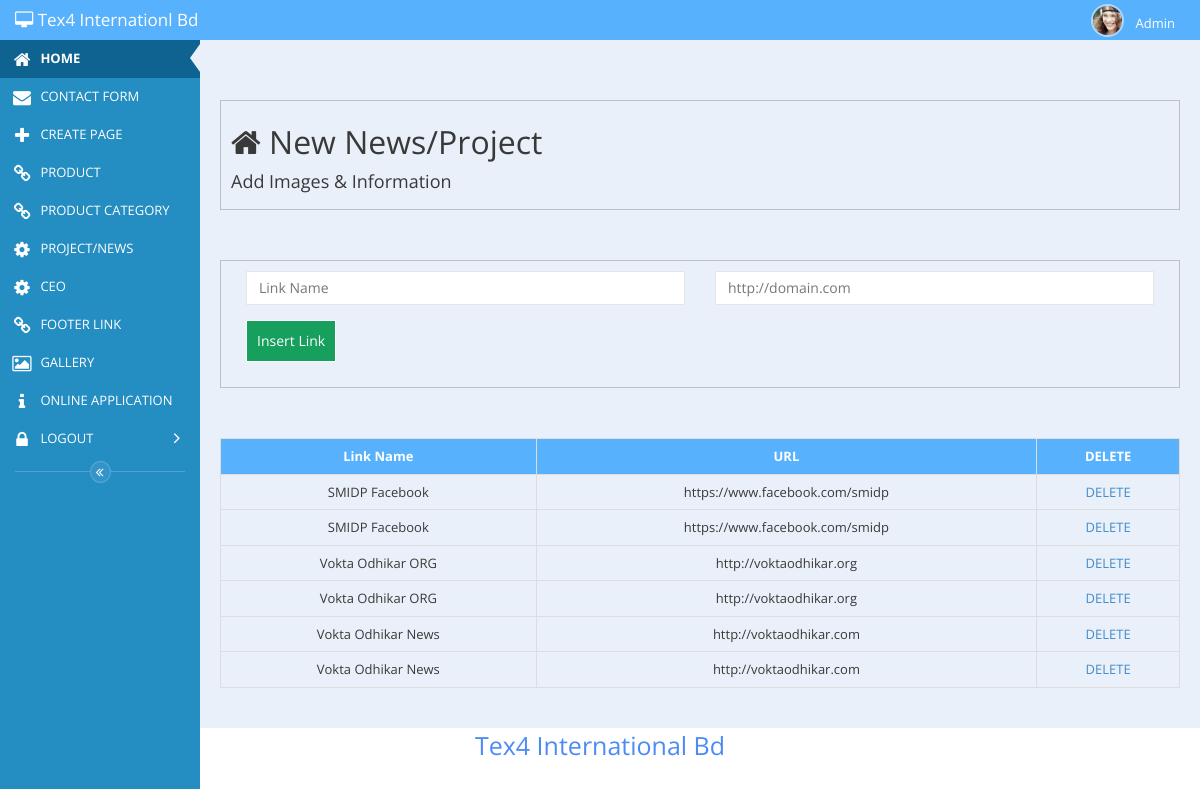
Page /admin-7/admin/manage_footer.php on the committed database.
### tables this page shows
CREATE TABLE `footer_link` (
  `id` int(11) NOT NULL,
  `title` varchar(400) NOT NULL,
  `url` varchar(500) NOT NULL,
  `update_date` timestamp NOT NULL DEFAULT CURRENT_TIMESTAMP ON UPDATE CURRENT_TIMESTAMP
);

### admin-7/admin/manage_footer.php (the view, shortened to what this page needs)
<?php
	require_once 'head.php';
	require_once 'left_side_nav.php';
?>
<div id="main-content" class="main-content">
		<div class="page-title">
				<h1><i class="fa fa-home"></i> New News/Project </h1>
				<h4>Add Images &amp; Information </h4>
		</div>
			<?php
				if (isset($_GET['edit'])) {
					$id=$_GET['edit'];
					$edit_query="SELECT * FROM project WHERE id='$id'";
					if($run_edit=mysql_query($edit_query)){
						while($edit_row=mysql_fetch_array($run_edit)){
							$id=$edit_row['id'];
							$address=$edit_row['address'];
							$simage=$edit_row['image'];
							$sname=$edit_row['name'];
							$sdetails=$edit_row['details'];
							echo '
							<form action="" method="POST" enctype="multipart/form-data">
							<div  class="form-group col-lg-12" >
							<label><strong>Link</strong></label>
								<input class="form-control" type="text" value="http://selfaid4.org/detail.php?type=news&id='.$id.'&headline='.$sname.'" readonly>
							</div>
							<div class="form-group col-lg-12 col-sm-12 col-md-12 col-xs-12" style="max-height:200px;overflow:hidden;">
									<img src="../../images/upload/'.$simage.'" style="max-width:200px;" alt="'.$sname.'">
								</div>
								<div class="form-group col-lg-4 ">
									<input type="text" name="pname" class=" form-control " value="'.$sname.'">
								</div>
								<div class="form-group col-lg-4 " style="display:none;">
									<input type="text" name="pimage_old" class=" form-control " value="'.$simage.'">
								</div>
								<div class="form-group col-lg-4" style="display:none;">
									<input type="text" name="pid" class=" form-control " value="'.$id.'">
								</div>
								<div class="form-group col-lg-4 "  style="display:none;">
									<input type="text" name="paddress" class=" form-control " value="'.$address.'">
								</div>
								<div class="orm-group col-lg-4 ">
									<input type="FILE" name="pimage" class=" form-control ">
								</div>
								<div class="form-group  col-lg-12 col-sm-12 col-md-12 col-xs-12">
									<textarea id="summernote" name="pdetails" >'.$sdetails.'</textarea>
								</div>
								<div class="form-group col-lg-12 col-sm-12 col-md-12 col-xs-12">
								      <input type="submit" name="service_update" class="upload" value="Update Information">
								</div>
							</form>
							';
						}
					}else{
						echo mysql_error();
					}
				}
				else{
					echo '
					<form action="" method="POST" enctype="multipart/form-data">
        				<div class="form-group col-lg-6 ">
        					<input type="text" name="pname" class=" form-control " placeholder="Link Name">
        				</div>
        				<div class="form-group col-lg-6 ">
        					<input type="text" name="purl" class=" form-control " placeholder="http://domain.com">
        				</div>
            				<div class="form-group col-lg-12 col-sm-12 col-md-12 col-xs-12">
            				      <input type="submit" name="service_insert" class="upload" value="Insert Link">
            				</div>
            			</form>
					';
				}
			?>
			<?php
			echo '
			<table class="table table-bordered">
						<thead>
						<tr>
						<th>Link Name</th>
						<th>URL</th>
						<th>DELETE</th>
						</tr>
						</thead>
						<tbody>
				';
						$we_care_main="SELECT * FROM footer_link ORDER BY id DESC";
						if($we_care_main1=mysql_query($we_care_main)){
						while ($we_care_main2=mysql_fetch_assoc($we_care_main1)) {
							$empid         =$we_care_main2['id'];
							$empname      =$we_care_main2['title'];
							$url      =$we_care_main2['url'];
							echo '
							 <tr>
						        <td>'.$empname.'</td>
						        <td>'.$url.'</td>
								<td>
								    <a href="manage_footer.php?delete='.$empid.'">DELETE</a>
								</td>
						      </tr>
							';
							}
						}
						echo '
						</tbody>
						</table>
						';
				?>
</div>
<?php
	require_once 'footer.php';
?>

### admin-7/admin/css/admin_page_style.css (style rules this page uses)
* { margin: 0; padding: 0; }
.main-content { overflow: hidden; }
.main-content .page-title { border:1px solid rgba(0,0,0,0.2); overflow: hidden; padding: 10px; margin:50px 0 ; }
.main-content form { overflow: hidden; border:1px solid rgba(0,0,0,0.2); margin:0 0 50px 0 ; padding: 10px; }
.main-content table td { text-align: center; }
.main-content table th { text-align: center; background: #58B1FC; color: #fff; }
.upload { background: #17a05d none repeat scroll 0 0; border: 1px solid #fff; color: #fff; font-size: 1.4rem; margin: 0; padding: 10px; }

### rows in the picture
footer_link: title "SMIDP Facebook", url "https://www.facebook.com/smidp"
footer_link: title "SMIDP Facebook", url "https://www.facebook.com/smidp"
footer_link: title "Vokta Odhikar ORG", url "http://voktaodhikar.org"
footer_link: title "Vokta Odhikar ORG", url "http://voktaodhikar.org"
footer_link: title "Vokta Odhikar News", url "http://voktaodhikar.com"
footer_link: title "Vokta Odhikar News", url "http://voktaodhikar.com"
